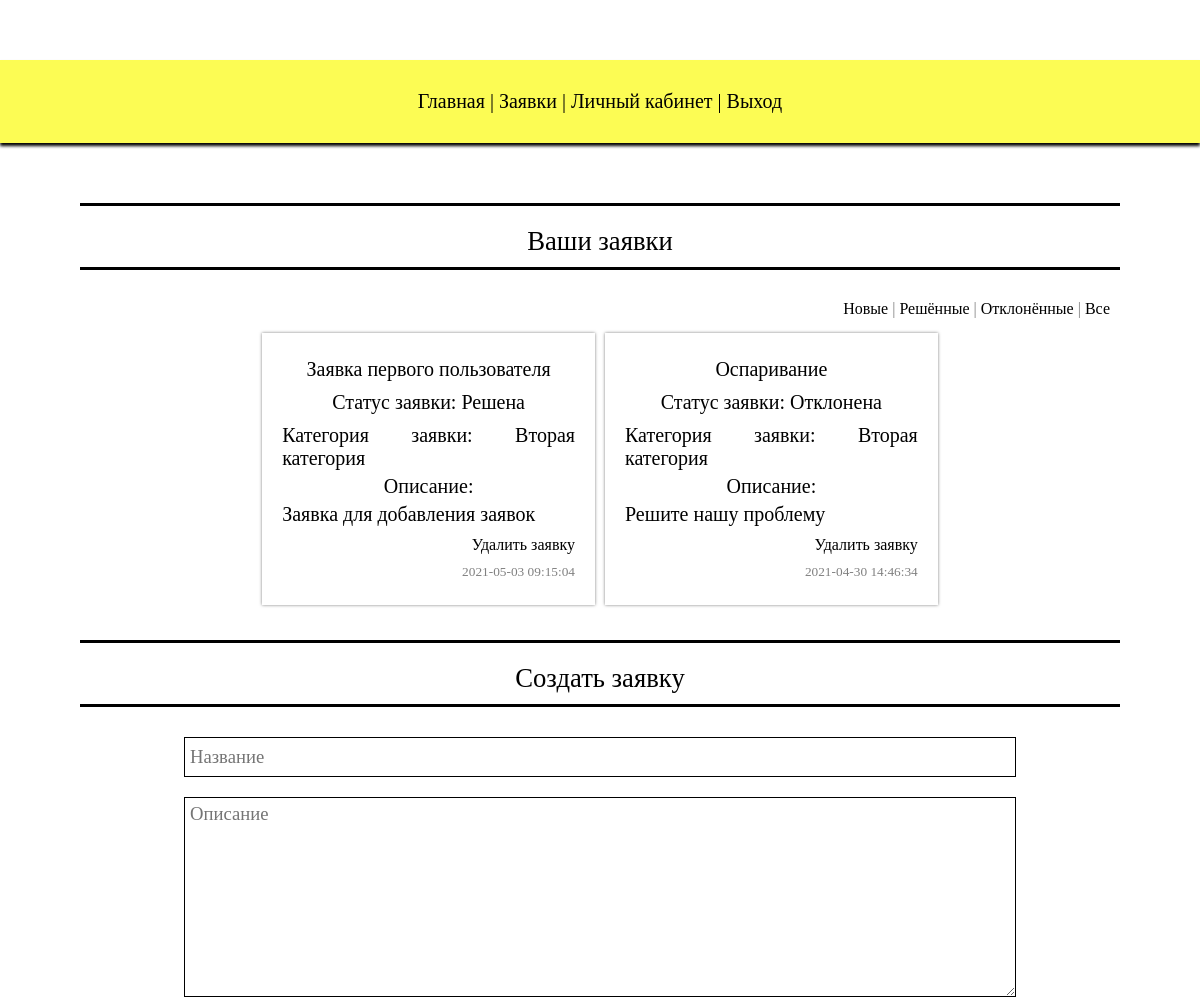
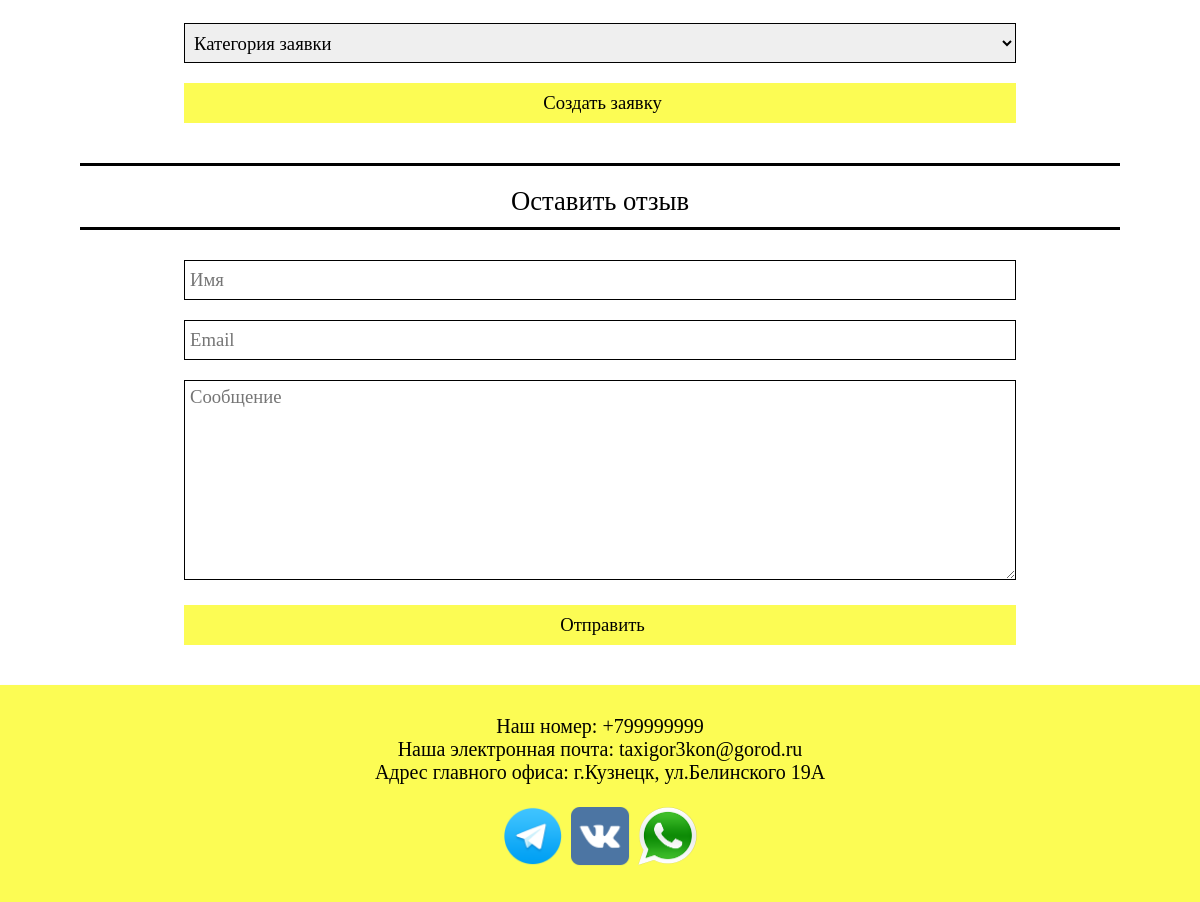
Page /personal-cabinet.php?uid=1 (signed in) on the committed database (2 pictures, top to bottom).
### tables this page shows
CREATE TABLE `applications` (
  `application_id` int(11) NOT NULL,
  `user_id` int(11) NOT NULL,
  `title` varchar(50) NOT NULL,
  `description` varchar(500) NOT NULL,
  `category` varchar(100) NOT NULL,
  `path_to_image_before` varchar(100) NOT NULL,
  `path_to_image_after` varchar(100) DEFAULT NULL,
  `status` varchar(30) NOT NULL,
  `rejection_reason` varchar(500) DEFAULT NULL,
  `created_at` datetime NOT NULL DEFAULT CURRENT_TIMESTAMP
);

### service/func.php (the view, shortened to what this page needs)
<?php
function fnGetApplicationsUser ($uid) {
	global $mysqli;
	$applications_sql = sprintf ("SELECT * FROM `applications` WHERE `user_id`= %d ORDER BY `created_at` DESC", $uid);
	$result = $mysqli->query ($applications_sql);
	if ($result) {
		if($result->num_rows == 0) {
			$app = "<h3>Заявки отсутствуют</h3>";
		} else {
			while ($row = $result->fetch_array ()) {
				$app .= sprintf ("
					<div class='wrap'>
						<h3>%s</h3>
						<p id='status'>Статус заявки: <b>%s</b></p>
						<p class='justify'>Категория заявки: <b>%s</b></p>
						<h4>Описание:</h4>
						<p class='justify'>%s</p>
						<p class='del'><a href='service/delete-application.php?uid=%d&id=%d' onclick='return fn_app_delete()'>Удалить заявку</a></p>
						<p class='date'>%s</p>
					</div>",
					$row["title"],
					$row["status"],
					$row["category"],
					$row["description"],
					$_SESSION["user_id"],
					$row["application_id"],
					$row["created_at"]
				);
			}
		}
	} else {
		$app = "<h3>Ошибка вывода заявок</h3>";
	}
	return $app;
};

### include/header.php (shortened to what this page needs)
<!DOCTYPE html>
<html lang=ru>
	<head>
		<link rel="stylesheet" href="pick.css">
	<link href="../style.css" rel="stylesheet" type="text/css" media="all" />
	<link href="../slider.css" rel="stylesheet" type="text/css" media="all" />
	</head>
	<body>
	<div class="slider">
		<div class="camera_wrap camera_azure_skin" id="camera_wrap_1">
		</div>
	</div>
		<header>
			<div class="content">
				<?php include ("menu.php"); ?>
			</div>
		</header>

### include/menu.php
<?php
	if ($_SESSION["auth"] != true) {
		$menu = '
			<a href="./#register">Регистрация</a> |
			<a href="./#login">Вход</a>
		';
	} else {
		$menu = '<a href="./">Главная</a> | ';
		if ($_SESSION["role"] == "admin") {
			$menu .= sprintf ("<a href='./admin.php?uid=%d'>Заявки</a> |", $_SESSION["user_id"]);
		}
		$menu .= sprintf ("
			<a href='./personal-cabinet.php?uid=%d'>Личный кабинет</a> |
			<a href='./service/logout.php'>Выход</a>",
			$_SESSION["user_id"]
		);
	}
	print ($menu);

### personal-cabinet.php (shortened to what this page needs)
<?php
	include ("connect.php");
	include ("service/func.php");
?>
<?php	include ("include/header.php"); ?>
	<main>
		<div class="content">
			<div class="heading">Ваши заявки</div>
			<nav class="filtration">
				<a onclick="fn_app_filtration ('Новая')">Новые</a> |
				<a onclick="fn_app_filtration ('Решена')">Решённые</a> |
				<a onclick="fn_app_filtration ('Отклонена')">Отклонённые</a> |
				<a onclick="fn_app_filtration ()">Все</a>
			</nav>
			<div class="container">
				<?php print (fnGetApplicationsUser ($_GET["uid"])); ?>
			</div>
				<?php include ("include/form_app.php"); ?>
				<?php include ("include/form_review.php"); ?>
		</div>
	</main>
<?php include ("include/footer.php"); ?>

### include/form_app.php (shortened to what this page needs)
<div class="heading">Создать заявку</div>
<form enctype="multipart/form-data" action="service/add-application.php?uid=<?php print ($_SESSION['user_id']); ?>" method="POST" onsubmit="return fn_app_add();">
	<input type="text" placeholder="Название" name="title">
	<textarea name="description" placeholder="Описание"></textarea>
	<select name="category">
		<option value="" disabled selected>Категория заявки</option>
	</select>
	<input type="submit" value="Создать заявку">
</form>

### include/form_review.php
<div class="heading">Оставить отзыв</div>
    <form method="post" enctype="multipart/form-data" action="service/add_review.php?uid=<?php print ($_SESSION['id']); ?>" method="POST" onsubmit="return fn_app_add();">
                 <input type="text" placeholder="Имя" name="name" id="name" required>
  <br>
                 <input type="email" name="email" placeholder="Email" id="email" required>
                 <br>
                 <textarea name="message" placeholder="Сообщение" id="message" required></textarea>
                 <br>
                  <input type="submit" value="Отправить">
     </form>

### include/footer.php
		<footer>
			<div class="content">
				<div class="contact_footer">
					<ul>
						<li class="contact1">Наш номер: +799999999</li>
						<li class="contact2">Наша электронная почта: taxigor3kon@gorod.ru</li>
						<li class="contact3">Адрес главного офиса: г.Кузнецк, ул.Белинского 19А</li>
					</ul>
					<div class="social">
						<a href=""><img style="width: 6%;" src="images/teleg.png" alt="telegram"></a>
						<a href=""><img style="width: 6%;" src="images/vk.png" alt="vk"></a>
						<a href=""><img style="width: 6%;" src="images/wtsp.png" alt="whatsapp"></a>
					</div>
				</div>
			</div>
		</footer>
	</body>
</html>

### pick.css (style rules this page uses)
* { margin: 0; padding: 0; box-sizing: border-box; }
body { background-color: #FFF; font-family: Verdana; font-size: 15pt; }
a { color: black; cursor: pointer; text-decoration: none; }
div.content { padding: 30px; font-family: Verdana; font-size: 15pt; margin: 0 auto; overflow: hidden; }
header { padding: 20px 0px; text-align: center; margin-bottom: 30px; background-color: rgb(252, 252, 84); border-top: solid 3px black; border-bottom: solid 3px black; box-shadow: 0 3px 3px black; }
div.heading { padding: 20px 0 10px 0; margin: 30px 0 20px 0; text-align: center; font-size: 20pt; border-top: solid 3px black; border-bottom: solid 3px black; }
form { text-align: center; }
form input, textarea, select { width: 95%; height: 40px; font-family: Verdana; border: solid 1px black; font-size: 14pt; padding-left: 5px; margin: 10px 0; }
textarea { padding: 5px; height: 200px; }
form input[type=button], input[type=submit] { border: none; background-color: rgb(252, 252, 84); color: black; }
div.container { text-align: center; display: flex; justify-content: center; flex-wrap: wrap; }
div.container div.wrap { padding: 20px; margin: 5px; text-align: center; background-color: white; box-shadow: 0 0 3px rgba(0,0,0,0.5); }
div.container div.wrap p, div.container div.wrap h3 { padding: 5px 0; }
div.container div.wrap p.justify { text-align: justify; }
div.container div.wrap p.date { text-align: right; font-size: 10pt; color: gray; }
div.container div.wrap p.del { text-align: right; font-size: 12pt; }
nav.filtration, nav.count, nav.category { text-align: right; color: gray; font-size: 12pt; padding: 10px; }
footer { padding: 50% 0; background-color: rgb(252, 252, 84); text-align: center; border-top: solid 3px black; border-bottom: solid 3px black; box-shadow: 0 3px 3px black; }
.social { margin-top: 2%; }
@media screen and (min-width: 1200px) { body { min-width: 1100px; } }
@media screen and (min-width: 1200px) { div.content { width: 1100px; } }
@media screen and (min-width: 1200px) { form input, textarea, select { width: 80%; } }
@media screen and (min-width: 1200px) { div.container div.wrap { width: 32%; } }

### style.css (style rules this page uses)
html, body, div, span, applet, object, iframe, h1, h2, h3, h4, h5, h6, p, blockquote, pre, a, abbr, acronym, address, big, cite, code, del, dfn, em, img, ins, kbd, q, s, samp, small, strike, strong, sub, sup, tt, var, b, u, i, dl, dt, dd, ol, nav ul, nav li, fieldset, form, label, legend, table, caption, tbody, tfoot, thead, tr, th, td, article, aside, canvas, details, embed, figure, figcaption, footer, header, hgroup, menu, nav, output, ruby, section, summary, time, mark, audio, video { margin: 0; padding: 0; border: 0; font-size: 100%; font: inherit; vertical-align: baseline; }
article, aside, details, figcaption, figure, footer, header, hgroup, menu, nav, section { display: block; }
ol, ul { list-style: none; margin: 0px; padding: 0px; }
a { text-decoration: none; }
img { max-width: 100%; }
.wrap { width: 80%; margin: 0 auto; }
@media only screen and (max-width: 1280px) and (min-width: 1024px) { .wrap { width: 90%; } }

### slider.css (style rules this page uses)
.slider { border-left:none; border-right:none; }
.camera_wrap { display: none; float: left; position: relative; z-index: -1; }
.camera_wrap { width: 100%; }

### rows in the picture
applications: title "Заявка первого пользователя", status "Решена", category "Вторая категория", description "Заявка для добавления заявок", created_at "2021-05-03 09:15:04"
applications: title "Оспаривание", status "Отклонена", category "Вторая категория", description "Решите нашу проблему", created_at "2021-04-30 14:46:34"
